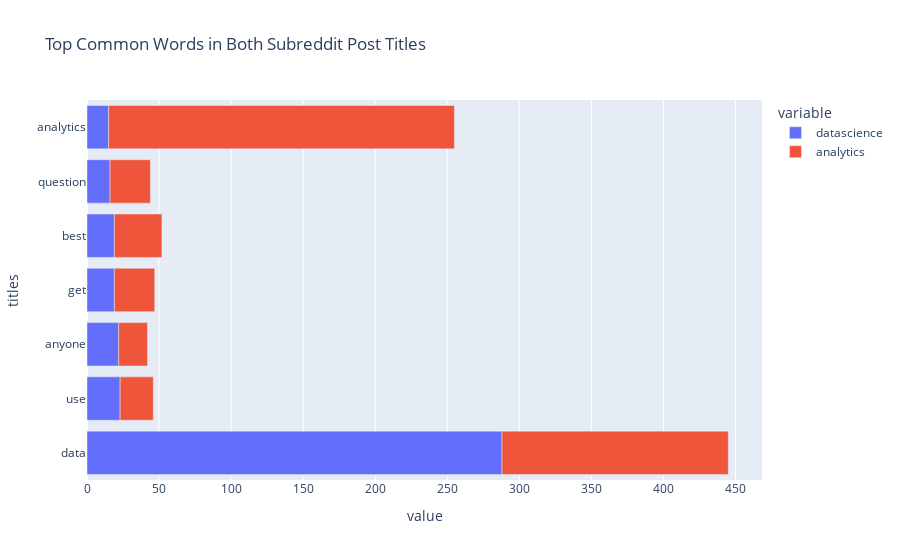

The notebook cell saved with this chart:
### Code cell
#words common to both subreddits
common_word_plotter(ds_titles, "datascience", an_titles, 
                    "analytics", "Top Common Words in Both Subreddit Post Titles", "titles")

### Figure 1 — Plotly figure (JSON) as saved in the notebook; plotly's stock layout.template omitted (floating-point values rounded to 4 significant figures)
{"data": [{"alignmentgroup": "True", "hovertemplate": "variable=datascience<br>value=%{x}<br>titles=%{y}<extra></extra>", "legendgroup": "datascience", "marker": {"color": "#636efa"}, "name": "datascience", "offsetgroup": "datascience", "orientation": "h", "showlegend": true, "textposition": "auto", "type": "bar", "x": [288, 23, 22, 19, 19, 16, 15], "xaxis": "x", "y": ["data", "use", "anyone", "get", "best", "question", "analytics"], "yaxis": "y"}, {"alignmentgroup": "True", "hovertemplate": "variable=analytics<br>value=%{x}<br>titles=%{y}<extra></extra>", "legendgroup": "analytics", "marker": {"color": "#EF553B"}, "name": "analytics", "offsetgroup": "analytics", "orientation": "h", "showlegend": true, "textposition": "auto", "type": "bar", "x": [157, 23, 20, 28, 33, 28, 240], "xaxis": "x", "y": ["data", "use", "anyone", "get", "best", "question", "analytics"], "yaxis": "y"}], "layout": {"barmode": "relative", "legend": {"title": {"text": "variable"}, "tracegroupgap": 0}, "title": {"text": "Top Common Words in Both Subreddit Post Titles"}, "xaxis": {"anchor": "y", "domain": [0, 1], "title": {"text": "value"}}, "yaxis": {"anchor": "x", "domain": [0, 1], "title": {"text": "titles"}}}}
